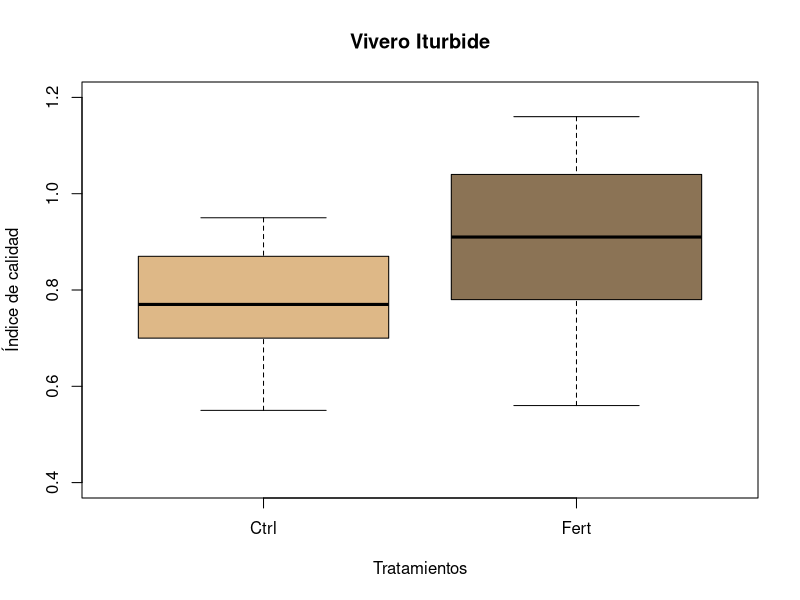
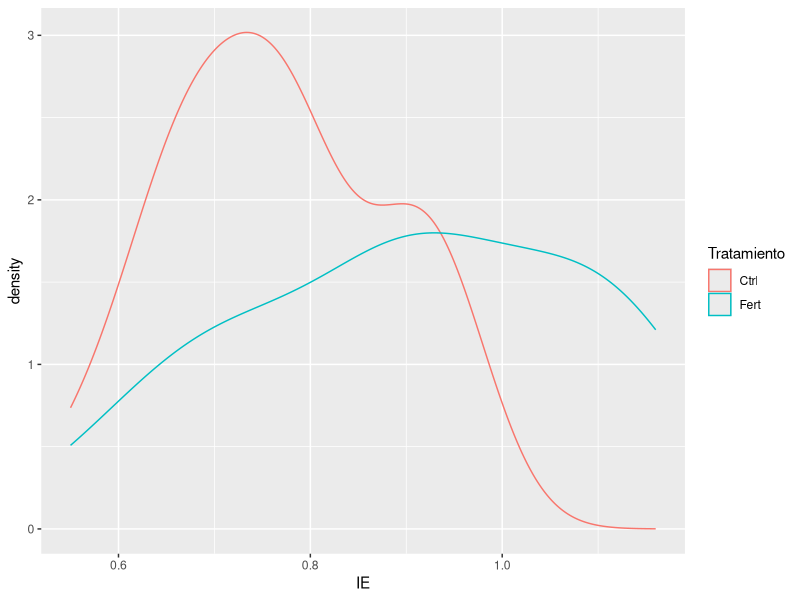
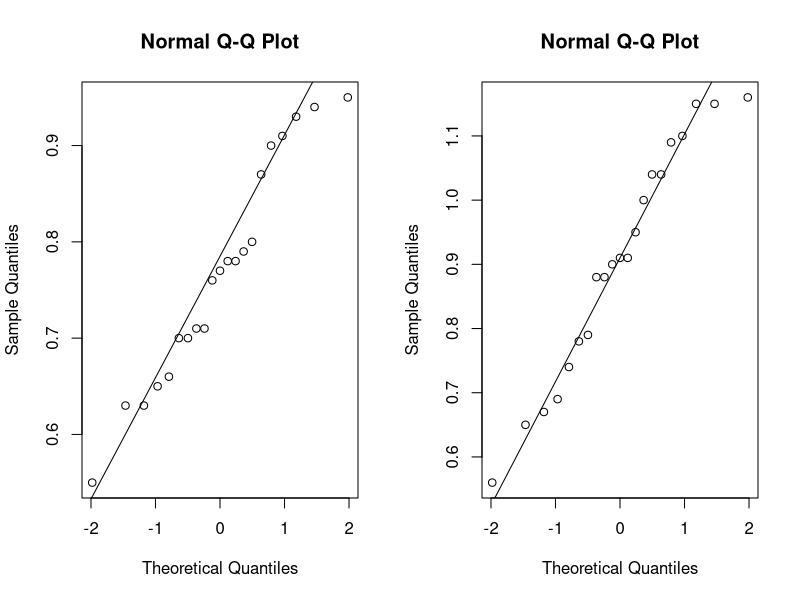

The R script that drew these images, in order:
# Pruebas de t
# caso de muestras independientes 
# ESRG 
# 27/08/25

#Importar datos de Índice de calidad 
calidad <- read.csv("CalidadDePlantulas.csv", header = T)

#Función as.factor para que lo tome como un factor, para que lo tome 
# como dos grupos --> Ctrl y Fert
calidad$Tratamiento <- as.factor(calidad$Tratamiento)

colores <- c("burlywood", "burlywood4")
boxplot(calidad$IE ~ calidad$Tratamiento, 
        col= colores,
        xlab= "Tratamientos", 
        ylab= "Índice de calidad",
        ylim= c(0.4,1.2), 
        main="Vivero Iturbide")

#Estadistica descriptiva 

#tapply sirve para obtener un valor cuando tenemos 
# varios grupos 

#Función tapply, mean= promedio
tapply(calidad$IE,calidad$Tratamiento,mean)
#Respuesta: Ctrl 0.7676190 Fert  0.9066667  

#Función tapply, var= varianza
tapply(calidad$IE, calidad$Tratamiento, var)
#Respuesta: Ctrl 0.01329905 Fert 0.03238333 
#Se observa que la varianza del grupo fert es 3 veces más 
#grande que el grupo Control (Ctrl)

#Revisar el comportamiento de los datos 

#Primero se debe correr el paquete que instalamos 
library(ggplot2)
ggplot(calidad, aes(x=IE, color=Tratamiento))+
  geom_density()
# La línea roja son los datos de ctrl, la azul es la de fertilizante
# esto solo nos indica como se comportan los datos

#Función tapply, sd= desviación estándar
tapply(calidad$IE, calidad$Tratamiento, sd)
#Resultado Ctrl 0.1153215 Fert 0.1799537

#Separar los datos por tratamiento usando subset

df_ctlr <- subset(calidad, Tratamiento == "Ctrl")
df_fert <- subset(calidad, Tratamiento == "Fert")

#qqnorm  es un gráfico que nos ayudará 
#a revisar la normalidad de los datos

#Función para que la ventana de gráficas permita que nos 
#aparezca dos gráficos par(mfrow) 
#Una fila con dos columnas (1,2)

par(mfrow=c(1,2))
qqnorm(df_ctlr$IE); qqline(df_ctlr$IE)
qqnorm(df_fert$IE); qqline(df_fert$IE)
par(mfrow=c(1,1)) #para que vuelva a mostrarse un solo gráfico

#Normalidad de los datos (prueba Shapiro)

shapiro.test(df_ctlr$IE)

#Respuesta: data:  df_ctlr$IE
#W = 0.9532, p-value = 0.3908

shapiro.test(df_fert$IE)
#Respuesta: data:  df_Fert$IE
#W = 0.95339, p-value = 0.3941

#Los datos si tienen normalidad, ya que el p-value es 
#mayor a 0.05 

#Revisar homogeneidad de varianzas (criterio)
var.test(calidad$IE ~ calidad$Tratamiento)
#Respuesta: p-value = 0.05304
#Aunque es un resultado un tanto mayor, sigue contando con normalidad 

#Ahora ya contamos con los tres criterios para realizar una prueba de t student 
# Criterios: 
# 1- Distribución normal de los datos 
# 2- Homogeneidad de varianzas 
# 3- Más de 30 datos 

#Aplicar la prueba de t, varianzas iguales 
# dos colas = two sided 

t.test(calidad$IE ~ calidad$Tratamiento, 
       var.equal=T,
       alternative="two.sided")
#Respuesta: mean in group Ctrl mean in group Fert 
#              0.7676190          0.9066667       
# alternative hypothesis: true difference in means
# between group Ctrl and group Fert is not equal to 0
# Se acepta la hipotesis alternativa y se rechaza la hipotesis nula 
#ya que las medias son diferentes a 0 

#Intervalo de confianza 
#-0.23331192 -0.04478332

#Resultado de la diferencia de las medias
# 0.7676190 - 0.9066667
#[1] -0.1390477

#La diferencia esta fuera del intervalo de confianza, lo que solo 
# nos confirma más que es una hipótesis alternativa 
#Si no entra en el intervalo de confianza es H1 (alternativa)
#Si esta dentro del intervalo es H0 (nula)

#Determinar ahora si el efecto del fertilizante fue alto, medio o bajo 
# Se determina con el Tamaño de efecto (Cohen´s)

cohens_efecto <- function(x,y) {
  n1 <- length(x); n2 <- length(y)
  s1 <- sd(x); s2 <- sd(y)
  sp <- sqrt(((n1-1)* s1^2 + (n2-1)* s2^2)/(n1+n2 - 2))
  (mean(x)- mean(y))/sp
}

d_cal <- cohens_efecto(df_ctlr$IE, df_fert$IE)

cohens_efecto(df_ctlr$IE, df_fert$IE)

#Respuesta = -0.9200347 
#El tamaño del efecto es grande por lo que se puede concluir que 
#el efecto del fertilizante tiene un gran impacto en las plantulas 